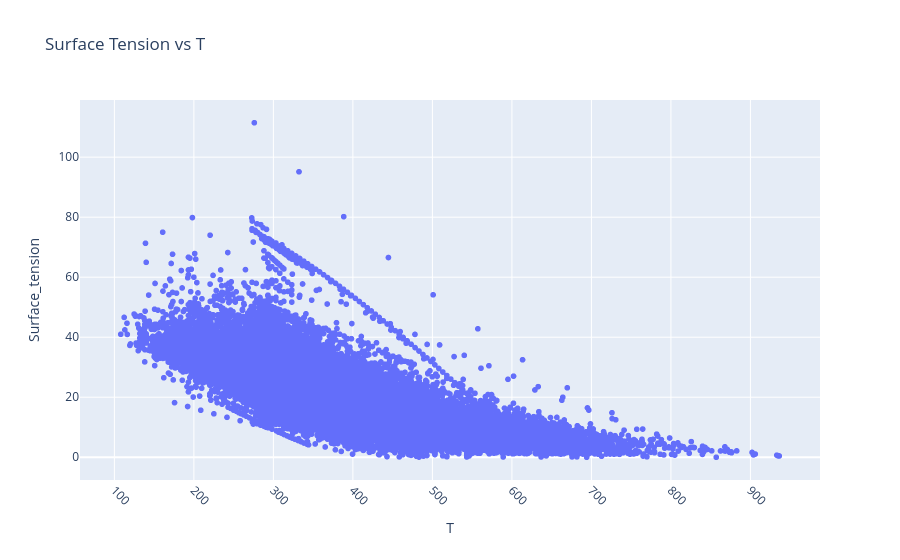

Here is the notebook cell this chart was saved with:
### Code cell
import plotly.express as px

fig = px.scatter(
    df,
    x='T',
    y='Surface_tension',
    #color='Family',
    hover_data=['Name', 'Family', 'Sub_Family'],
    title='Surface Tension vs T'
)

fig.update_layout(xaxis_tickangle=45)

fig.show()

### Figure 1 — Plotly figure (JSON) as saved in the notebook; plotly's stock layout.template omitted (floating-point values rounded to 4 significant figures; data arrays with more than 128 entries replaced by an {"elided": "..."} marker saying what was removed)
{"data": [{"customdata": {"elided": "25649x3 str values"}, "hovertemplate": "T=%{x}<br>Surface_tension=%{y}<br>Name=%{customdata[0]}<br>Family=%{customdata[1]}<br>Sub_Family=%{customdata[2]}<extra></extra>", "legendgroup": "", "marker": {"color": "#636efa", "symbol": "circle"}, "mode": "markers", "name": "", "showlegend": false, "type": "scattergl", "x": {"elided": "25649 float values"}, "xaxis": "x", "y": {"elided": "25649 float values"}, "yaxis": "y"}], "layout": {"legend": {"tracegroupgap": 0}, "title": {"text": "Surface Tension vs T"}, "xaxis": {"anchor": "y", "domain": [0, 1], "tickangle": 45, "title": {"text": "T"}}, "yaxis": {"anchor": "x", "domain": [0, 1], "title": {"text": "Surface_tension"}}}}
